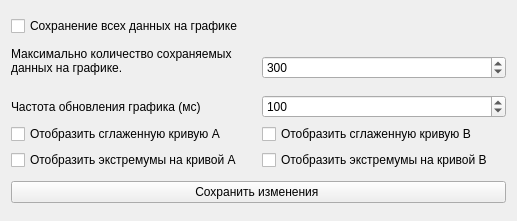
<?xml version="1.0" encoding="UTF-8"?>
<ui version="4.0">
 <class>Form</class>
 <widget class="QWidget" name="Form">
  <property name="windowModality">
   <enum>Qt::ApplicationModal</enum>
  </property>
  <property name="geometry">
   <rect>
    <x>0</x>
    <y>0</y>
    <width>517</width>
    <height>221</height>
   </rect>
  </property>
  <property name="minimumSize">
   <size>
    <width>517</width>
    <height>221</height>
   </size>
  </property>
  <property name="maximumSize">
   <size>
    <width>517</width>
    <height>221</height>
   </size>
  </property>
  <property name="windowTitle">
   <string>Graph settings</string>
  </property>
  <layout class="QVBoxLayout" name="verticalLayout">
   <item>
    <widget class="QCheckBox" name="save_full_data">
     <property name="text">
      <string>Сохранение всех данных на графике</string>
     </property>
    </widget>
   </item>
   <item>
    <layout class="QGridLayout" name="gridLayout">
     <item row="3" column="0">
      <widget class="QCheckBox" name="sh_ext_a">
       <property name="text">
        <string>Отобразить экстремумы на кривой А </string>
       </property>
      </widget>
     </item>
     <item row="2" column="0">
      <widget class="QCheckBox" name="sh_sm_a">
       <property name="text">
        <string>Отобразить сглаженную кривую А </string>
       </property>
      </widget>
     </item>
     <item row="1" column="0">
      <widget class="QLabel" name="label_4">
       <property name="text">
        <string>Частота обновления графика (мс)</string>
       </property>
      </widget>
     </item>
     <item row="0" column="1">
      <widget class="QSpinBox" name="max_chunks">
       <property name="minimum">
        <number>100</number>
       </property>
       <property name="maximum">
        <number>5000</number>
       </property>
       <property name="value">
        <number>300</number>
       </property>
      </widget>
     </item>
     <item row="3" column="1">
      <widget class="QCheckBox" name="sh_ext_b">
       <property name="text">
        <string>Отобразить экстремумы на кривой B</string>
       </property>
      </widget>
     </item>
     <item row="1" column="1">
      <widget class="QSpinBox" name="timer_interval">
       <property name="minimum">
        <number>10</number>
       </property>
       <property name="maximum">
        <number>1000</number>
       </property>
       <property name="value">
        <number>100</number>
       </property>
      </widget>
     </item>
     <item row="0" column="0">
      <widget class="QLabel" name="label_3">
       <property name="text">
        <string>Максимально количество сохраняемых 
данных на графике. 
</string>
       </property>
      </widget>
     </item>
     <item row="2" column="1">
      <widget class="QCheckBox" name="sh_sm_b">
       <property name="text">
        <string>Отобразить сглаженную кривую B </string>
       </property>
      </widget>
     </item>
    </layout>
   </item>
   <item>
    <widget class="QPushButton" name="save_btn">
     <property name="text">
      <string>Сохранить изменения </string>
     </property>
    </widget>
   </item>
  </layout>
 </widget>
 <resources/>
 <connections/>
</ui>
